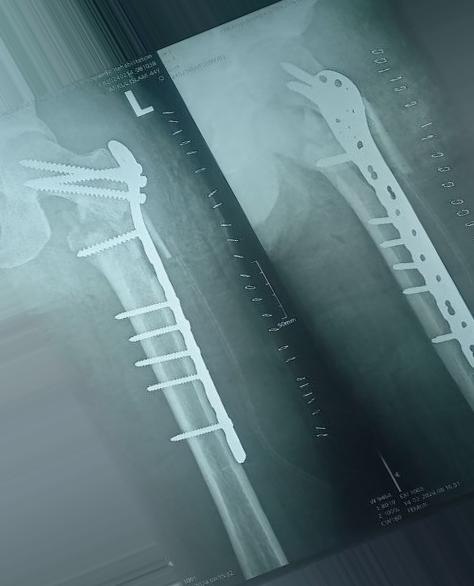
#> input picture Image Processing/input_images/165_Simple Bone Fracture.jpg, 474 x 586 px
$ python -i image_processing.py   (imports and definitions only)
#> lines starting #> are read from the running program, lines starting #| are printed output that depends on the picture
import os
import cv2
import numpy as np
from skimage import transform
from skimage.util import random_noise

# Desired image dimensions
IMG_HEIGHT, IMG_WIDTH = 224, 224

def process_image(image_path, convert_to_gray=True):
    """
    - Optionally converts to grayscale
    - Resizes to fixed dimensions (224x224)
    - Normalizes pixel values to [0,1]
    """
#> called with convert_to_gray = True
    # Load the image using OpenCV
    img = cv2.imread(image_path)
#> img is the input picture: shape (586, 474, 3); mean B, G, R 124.5, 120, 95
    if img is None:
        print(f"Error reading image: {image_path}")
        raise RuntimeError()

    # Convert image to grayscale if needed
    if convert_to_gray:
        img = cv2.cvtColor(img, cv2.COLOR_BGR2GRAY)
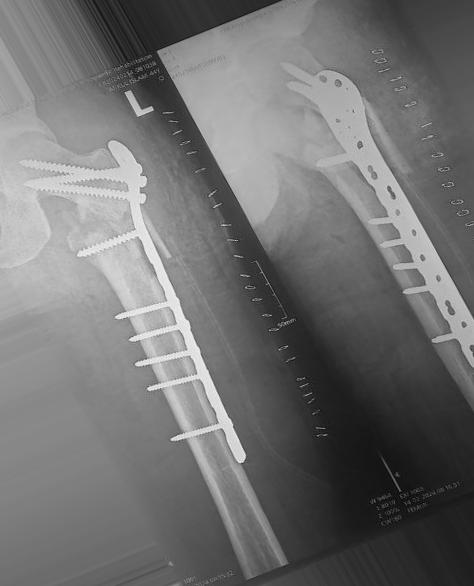
#> img: shape (586, 474); min 2, max 247, mean 113
        # Expand dims to keep channel dimension (required for processing: height x width x 1)
        img = np.expand_dims(img, axis=-1)
    else:
        # Convert BGR to RGB if keeping color
        img = cv2.cvtColor(img, cv2.COLOR_BGR2RGB)

    # Resize the image
    img = cv2.resize(img, (IMG_WIDTH, IMG_HEIGHT))
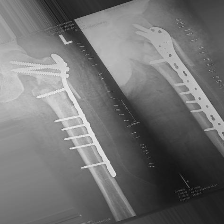
#> img: shape (224, 224); min 10, max 240, mean 112.9
    # Normalize pixel values to the range [0,1]
    img = img.astype("float32") / 255.0
    return img

def augment_and_save(image, output_dir, base_name, save=True):
    """
    Apply randomized augmentations to an image and save the generated images using scikit-image.
    - `image`: numpy array
    """
    # Apply random augmentations
    augmented = image.copy()

    # Random rotation (-15 to 15 degrees)
    angle = np.random.uniform(-15, 15)
    augmented = transform.rotate(augmented, angle, mode='reflect')

    # Random zoom
    zoom = np.random.uniform(0.9, 1.1)
    channel_axis = -1 if len(image.shape) > 2 else None
    augmented = transform.rescale(augmented, zoom, channel_axis=channel_axis)
    augmented = transform.resize(augmented, image.shape[:2])

    # Random horizontal flip
    if np.random.random() > 0.5:
        augmented = np.fliplr(augmented)

    # Random brightness adjustment
    brightness_factor = np.random.uniform(0.8, 1.2)
    augmented = augmented * brightness_factor
    augmented = np.clip(augmented, 0, 1)

    # Add slight random noise
    augmented = random_noise(augmented, mode='gaussian', var=0.01)

    # Save the augmented image
    img_path = os.path.join(output_dir, f"{base_name}_aug.png") if save else ""
    if save:
        augmented_uint8 = (augmented * 255).astype(np.uint8)
        if len(augmented_uint8.shape) == 3 and augmented_uint8.shape[-1] == 1:
            augmented_uint8 = augmented_uint8[:, :, 0]
        cv2.imwrite(img_path, augmented_uint8)
    return augmented, img_path

>>> result = process_image('../Image Processing/input_images/165_Simple Bone Fracture.jpg')

$ run again, on Image Processing/input_images/166_Simple Bone Fracture.jpg
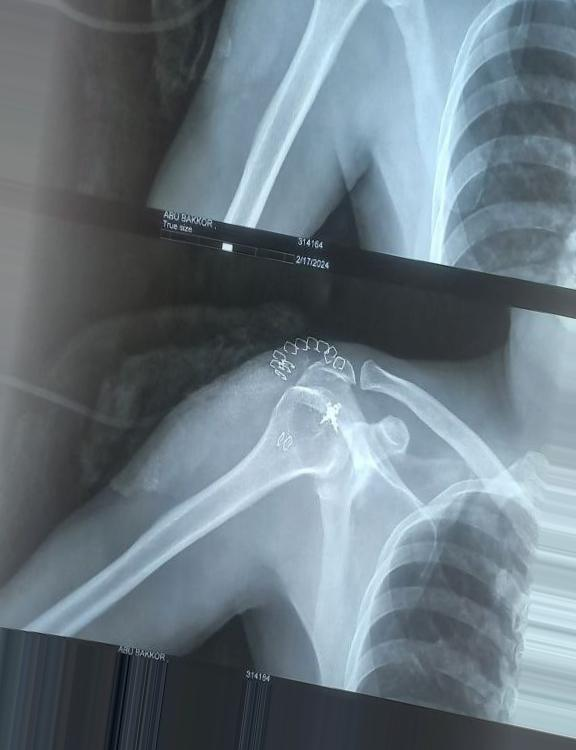
#> input picture Image Processing/input_images/166_Simple Bone Fracture.jpg, 576 x 750 px
#> in process_image, img is the input picture: shape (750, 576, 3); mean B, G, R 129.1, 120.1, 106.2
#> in process_image, `img = cv2.cvtColor(img, cv2.COLOR_BGR2GRAY)`:
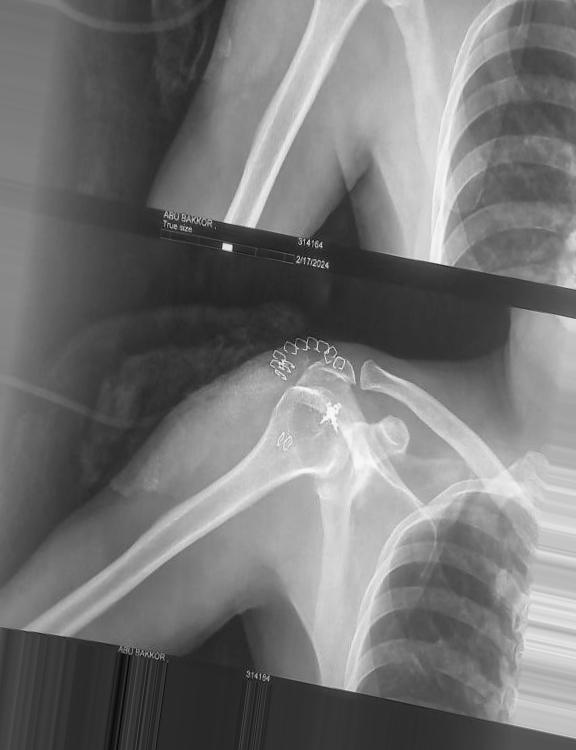
#> img: shape (750, 576); min 2, max 251, mean 117
#> in process_image, `img = cv2.resize(img, (IMG_WIDTH, IMG_HEIGHT))`:
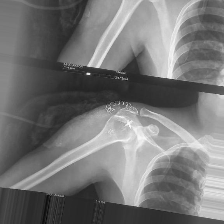
#> img: shape (224, 224); min 6, max 248, mean 116.9
